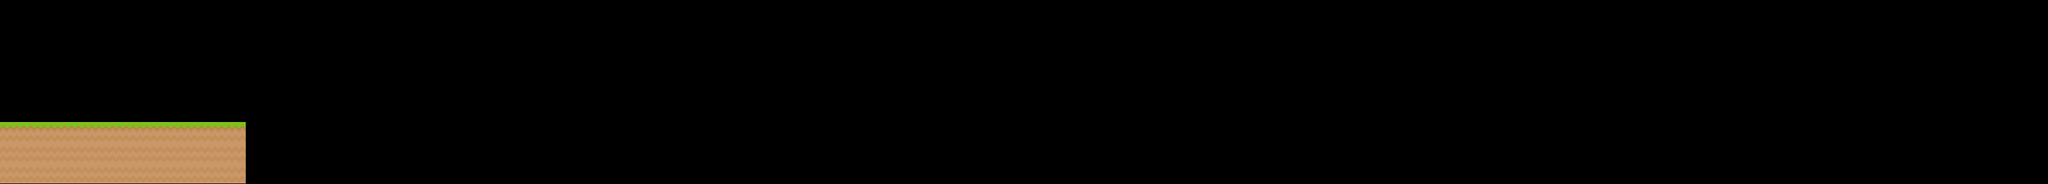

A 2D game scene composited from a Tiled map and its tileset images. What follows is a short description and the map's XML, with every tile layer's data as written:
An orthogonal 100x9 tile map with 70x70 px tiles, 1 tile layer (Calque de Tile 1).

<map version="1.0" orientation="orthogonal" renderorder="right-down" width="100" height="9" tilewidth="70" tileheight="70" nextobjectid="1">
 <tileset firstgid="1" name="tiles" tilewidth="72" tileheight="72" tilecount="156" columns="12">
  <image source="../images/tiles.png" width="914" height="936" />
 </tileset>
 <layer name="Calque de Tile 1" width="100" height="9">
  <data encoding="csv">
0,0,0,0,0,0,0,0,0,0,0,0,0,0,0,0,0,0,0,0,0,0,0,0,0,0,0,0,0,0,0,0,0,0,0,0,0,0,0,0,0,0,0,0,0,0,0,0,0,0,0,0,0,0,0,0,0,0,0,0,0,0,0,0,0,0,0,0,0,0,0,0,0,0,0,0,0,0,0,0,0,0,0,0,0,0,0,0,0,0,0,0,0,0,0,0,0,0,0,0,
0,0,0,0,0,0,0,0,0,0,0,0,0,0,0,0,0,0,0,0,0,0,0,0,0,0,0,0,0,0,0,0,0,0,0,0,0,0,0,0,0,0,0,0,0,0,0,0,0,0,0,0,0,0,0,0,0,0,0,0,0,0,0,0,0,0,0,0,0,0,0,0,0,0,0,0,0,0,0,0,0,0,0,0,0,0,0,0,0,0,0,0,0,0,0,0,0,0,0,0,
0,0,0,0,0,0,0,0,0,0,0,0,0,0,0,0,0,0,0,0,0,0,0,0,0,0,0,0,0,0,0,0,0,0,0,0,0,0,0,0,0,0,0,0,0,0,0,0,0,0,0,0,0,0,0,0,0,0,0,0,0,0,0,0,0,0,0,0,0,0,0,0,0,0,0,0,0,0,0,0,0,0,0,0,0,0,0,0,0,0,0,0,0,0,0,0,0,0,0,0,
0,0,0,0,0,0,0,0,0,0,0,0,0,0,0,0,0,0,0,0,0,0,0,0,0,0,0,0,0,0,0,0,0,0,0,0,0,0,0,0,0,0,0,0,0,0,0,0,0,0,0,0,0,0,0,0,0,0,0,0,0,0,0,0,0,0,0,0,0,0,0,0,0,0,0,0,0,0,0,0,0,0,0,0,0,0,0,0,0,0,0,0,0,0,0,0,0,0,0,0,
0,0,0,0,0,0,0,0,0,0,0,0,0,0,0,0,0,0,0,0,0,0,0,0,0,0,0,0,0,0,0,0,0,0,0,0,0,0,0,0,0,0,0,0,0,0,0,0,0,0,0,0,0,0,0,0,0,0,0,0,0,0,0,0,0,0,0,0,0,0,0,0,0,0,0,0,0,0,0,0,0,0,0,0,0,0,0,0,0,0,0,0,0,0,0,0,0,0,0,0,
0,0,0,0,0,0,0,0,0,0,0,0,0,0,0,0,0,0,0,0,0,0,0,0,0,0,0,0,0,0,0,0,0,0,0,0,0,0,0,0,0,0,0,0,0,0,0,0,0,0,0,0,0,0,0,0,0,0,0,0,0,0,0,0,0,0,0,0,0,0,0,0,0,0,0,0,0,0,0,0,0,0,0,0,0,0,0,0,0,0,0,0,0,0,0,0,0,0,0,0,
104,104,104,104,104,104,104,104,104,104,104,104,0,0,0,0,0,0,0,0,0,0,0,0,0,0,0,0,0,0,0,0,0,0,0,0,0,0,0,0,0,0,0,0,0,0,0,0,0,0,0,0,0,0,0,0,0,0,0,0,0,0,0,0,0,0,0,0,0,0,0,0,0,0,0,0,0,0,0,0,0,0,0,0,0,0,0,0,0,0,0,0,0,0,0,0,0,0,0,0,
153,153,153,153,153,153,153,153,153,153,153,153,0,0,0,0,0,0,0,0,0,0,0,0,0,0,0,0,0,0,0,0,0,0,0,0,0,0,0,0,0,0,0,0,0,0,0,0,0,0,0,0,0,0,0,0,0,0,0,0,0,0,0,0,0,0,0,0,0,0,0,0,0,0,0,0,0,0,0,0,0,0,0,0,0,0,0,0,0,0,0,0,0,0,0,0,0,0,0,0,
153,153,153,153,153,153,153,153,153,153,153,153,0,0,0,0,0,0,0,0,0,0,0,0,0,0,0,0,0,0,0,0,0,0,0,0,0,0,0,0,0,0,0,0,0,0,0,0,0,0,0,0,0,0,0,0,0,0,0,0,0,0,0,0,0,0,0,0,0,0,0,0,0,0,0,0,0,0,0,0,0,0,0,0,0,0,0,0,0,0,0,0,0,0,0,0,0,0,0,0
</data>
 </layer>
</map>
